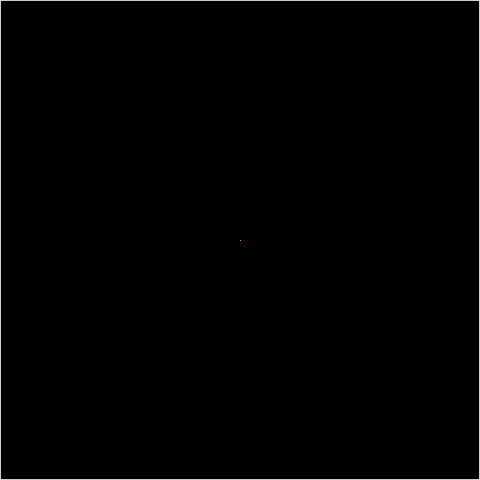
Frame 1 (no input)
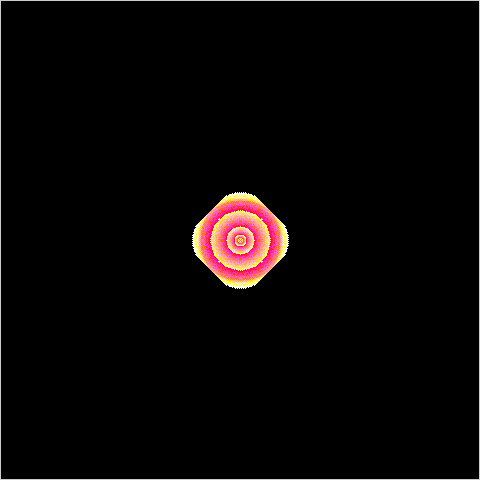
Frame 60 (the mouse pressed at the canvas centre just before this capture)
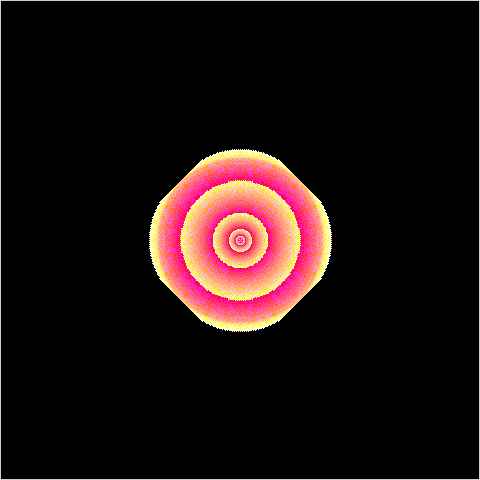
Frame 120 (the mouse held since frame 60 and released just before this capture)

The Processing sketch that drew these frames (run headless with seeded random() and noise(); from frame 60 on, the mouse is pressed at the canvas centre):

// Processing sketch: WaterOne
// ── WaterOne.pde
int x,y,i,w=480;int[] b=new int[w*w],n=new int[w*w],t;public void setup(){size(480,480);frameRate(99);}public void draw(){b[240*w+240] += w*w;for(y=0;++y<w-1;)for(x=0;++x<w-1;){i=x+y*w;b[i]=int((n[i+1]+n[i-1]+n[x+(y+1)*w]+n[x+(y-1)*w])*.5-b[i]);set(x,y,b[i]);}t=n;n=b;b=t;}//#p5t
